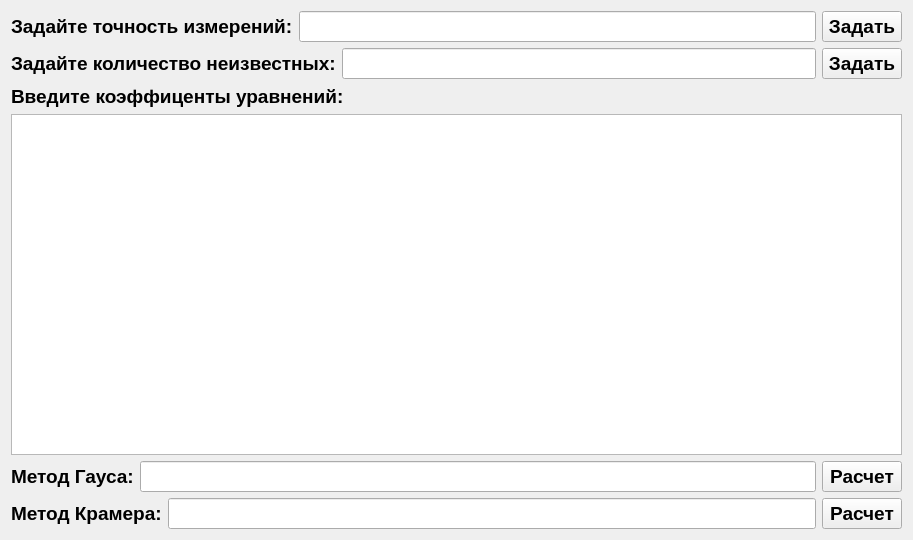
<?xml version="1.0" encoding="UTF-8"?>
<ui version="4.0">
 <class>Form</class>
 <widget class="QWidget" name="Form">
  <property name="geometry">
   <rect>
    <x>0</x>
    <y>0</y>
    <width>913</width>
    <height>540</height>
   </rect>
  </property>
  <property name="sizePolicy">
   <sizepolicy hsizetype="Fixed" vsizetype="Fixed">
    <horstretch>0</horstretch>
    <verstretch>0</verstretch>
   </sizepolicy>
  </property>
  <property name="minimumSize">
   <size>
    <width>762</width>
    <height>398</height>
   </size>
  </property>
  <property name="baseSize">
   <size>
    <width>762</width>
    <height>389</height>
   </size>
  </property>
  <property name="font">
   <font>
    <pointsize>8</pointsize>
    <weight>75</weight>
    <bold>true</bold>
   </font>
  </property>
  <property name="contextMenuPolicy">
   <enum>Qt::DefaultContextMenu</enum>
  </property>
  <property name="windowTitle">
   <string>Решение СЛАУ</string>
  </property>
  <layout class="QVBoxLayout" name="verticalLayout_2">
   <item>
    <layout class="QHBoxLayout" name="horizontalLayout">
     <item>
      <widget class="QLabel" name="label">
       <property name="font">
        <font>
         <pointsize>14</pointsize>
         <weight>75</weight>
         <bold>true</bold>
        </font>
       </property>
       <property name="text">
        <string>Задайте точность измерений:</string>
       </property>
      </widget>
     </item>
     <item>
      <widget class="QLineEdit" name="lineEdit">
       <property name="font">
        <font>
         <pointsize>14</pointsize>
         <weight>75</weight>
         <bold>true</bold>
        </font>
       </property>
      </widget>
     </item>
     <item>
      <widget class="QPushButton" name="pushButton_2">
       <property name="font">
        <font>
         <pointsize>14</pointsize>
         <weight>75</weight>
         <bold>true</bold>
        </font>
       </property>
       <property name="text">
        <string>Задать</string>
       </property>
      </widget>
     </item>
    </layout>
   </item>
   <item>
    <layout class="QHBoxLayout" name="horizontalLayout_4">
     <item>
      <widget class="QLabel" name="label_3">
       <property name="font">
        <font>
         <pointsize>14</pointsize>
         <weight>75</weight>
         <bold>true</bold>
        </font>
       </property>
       <property name="text">
        <string>Задайте количество неизвестных:</string>
       </property>
      </widget>
     </item>
     <item>
      <widget class="QLineEdit" name="lineEdit_4">
       <property name="font">
        <font>
         <pointsize>14</pointsize>
         <weight>75</weight>
         <bold>true</bold>
        </font>
       </property>
      </widget>
     </item>
     <item>
      <widget class="QPushButton" name="pushButton_4">
       <property name="font">
        <font>
         <pointsize>14</pointsize>
         <weight>75</weight>
         <bold>true</bold>
        </font>
       </property>
       <property name="text">
        <string>Задать</string>
       </property>
      </widget>
     </item>
    </layout>
   </item>
   <item>
    <layout class="QVBoxLayout" name="verticalLayout">
     <item>
      <widget class="QLabel" name="label_2">
       <property name="font">
        <font>
         <pointsize>14</pointsize>
         <weight>75</weight>
         <bold>true</bold>
        </font>
       </property>
       <property name="text">
        <string>Введите коэффиценты уравнений:</string>
       </property>
      </widget>
     </item>
     <item>
      <widget class="QTableWidget" name="tableWidget"/>
     </item>
    </layout>
   </item>
   <item>
    <layout class="QHBoxLayout" name="horizontalLayout_2">
     <item>
      <widget class="QLabel" name="label_4">
       <property name="font">
        <font>
         <pointsize>14</pointsize>
         <weight>75</weight>
         <bold>true</bold>
        </font>
       </property>
       <property name="text">
        <string>Метод Гауса:</string>
       </property>
      </widget>
     </item>
     <item>
      <widget class="QLineEdit" name="lineEdit_3">
       <property name="font">
        <font>
         <pointsize>14</pointsize>
         <weight>75</weight>
         <bold>true</bold>
        </font>
       </property>
      </widget>
     </item>
     <item>
      <widget class="QPushButton" name="pushButton_3">
       <property name="font">
        <font>
         <pointsize>14</pointsize>
         <weight>75</weight>
         <bold>true</bold>
        </font>
       </property>
       <property name="text">
        <string>Расчет</string>
       </property>
      </widget>
     </item>
    </layout>
   </item>
   <item>
    <layout class="QHBoxLayout" name="horizontalLayout_3">
     <item>
      <widget class="QLabel" name="label_5">
       <property name="font">
        <font>
         <pointsize>14</pointsize>
         <weight>75</weight>
         <bold>true</bold>
        </font>
       </property>
       <property name="text">
        <string>Метод Крамера:</string>
       </property>
      </widget>
     </item>
     <item>
      <widget class="QLineEdit" name="lineEdit_2">
       <property name="font">
        <font>
         <pointsize>14</pointsize>
         <weight>75</weight>
         <bold>true</bold>
        </font>
       </property>
       <property name="tabletTracking">
        <bool>true</bool>
       </property>
      </widget>
     </item>
     <item>
      <widget class="QPushButton" name="pushButton">
       <property name="font">
        <font>
         <pointsize>14</pointsize>
         <weight>75</weight>
         <bold>true</bold>
        </font>
       </property>
       <property name="contextMenuPolicy">
        <enum>Qt::PreventContextMenu</enum>
       </property>
       <property name="text">
        <string>Расчет</string>
       </property>
      </widget>
     </item>
    </layout>
   </item>
  </layout>
 </widget>
 <resources/>
 <connections/>
</ui>
